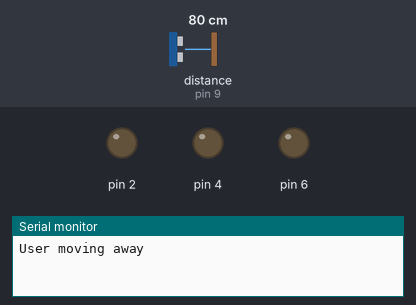
The sketch below on a simulated Arduino Uno, built with avr-gcc and run on an emulated ATmega328P. Parts: output pins drawn as LEDs (lit = HIGH), the last lines printed to the serial monitor. Wiring (inferred from the names in the program): ultrasonic range finder: trigger pin 7; echo pin 9. Inputs (shaded band) come from the test bench; at power-on: distance to the obstacle (sensor on pin 9) 80 cm. The echo pulse lasts 58.3 µs per cm; random numbers use the default seed unless the sketch sets one; pins used as bus, display or sensor lines are not drawn.

Above: at 1.2 s.
1.3 s: distance to the obstacle (sensor on pin 9) set to 70 cm
At 2.3 s:
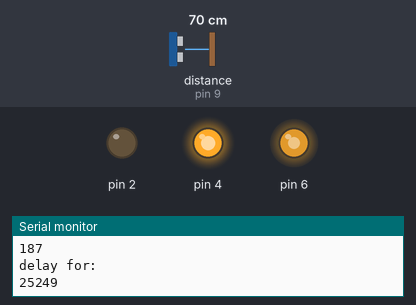
2.8 s: distance to the obstacle (sensor on pin 9) set to 66 cm
5.8 s: distance to the obstacle (sensor on pin 9) set to 59 cm
At 8.7 s:
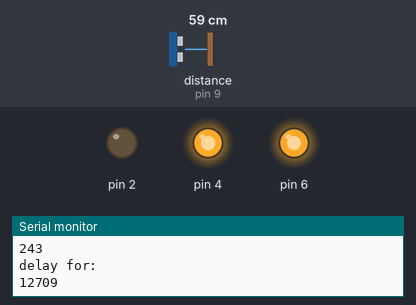
8.8 s: distance to the obstacle (sensor on pin 9) set to 64 cm
At 10.7 s:
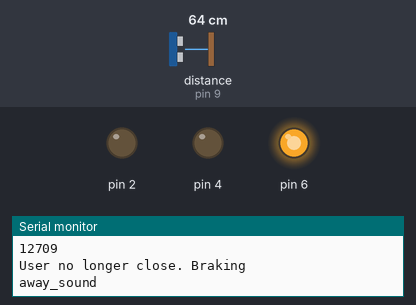
Timing chart, 0 to 12.2 s (numbered marks = the images above; inputs shaded):
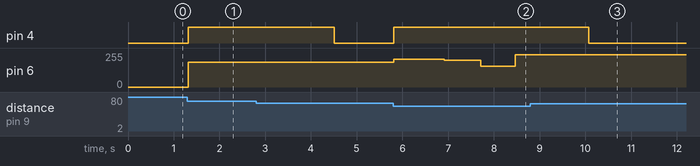

Measured:
- the behaviour switches between 74 and 73 cm on distance to the obstacle (sensor on pin 9) (found by bisection; images 0 and 1)
- the behaviour switches between 64 and 63 cm on distance to the obstacle (sensor on pin 9) (found by bisection; images 1 and 2)
- the behaviour switches between 61 and 62 cm on distance to the obstacle (sensor on pin 9) (found by bisection; images 2 and 3)
- after the input at 1.3 s, pin 4: LOW → HIGH at once; pin 6: 0/255 → 187/255 at once
- after the input at 5.8 s, pin 4: LOW → HIGH at once; pin 6: 187/255 → 209/255 at once, → 200/255 1.1 s later, → 154/255 0.80 s later, → 243/255 0.75 s later
- after the input at 8.8 s, pin 4: HIGH → LOW after 1.3 s

The sketch:

voice_monster_sketch.ino
```cpp
const int pingPin = 7; // Trigger Pin of Ultrasonic Sensor
const int echoPin = 9; // Echo Pin of Ultrasonic Sensor
unsigned long lastMillis = 0;
int lastInches = 0;
bool userWasClose = false;

void setup() {
   Serial.begin(9600); // Starting Serial Terminal
   TCCR0B = TCCR0B & B11111000 | B00000010;
   pinMode(2, OUTPUT);
   pinMode(6, OUTPUT);
   pinMode(4, OUTPUT);

}

void loop() {

   long duration, inches, cm;
   pinMode(pingPin, OUTPUT);
   digitalWrite(pingPin, LOW);
   delayMicroseconds(2);
   digitalWrite(pingPin, HIGH);
   delayMicroseconds(10);
   digitalWrite(pingPin, LOW);
   pinMode(echoPin, INPUT);
   duration = pulseIn(echoPin, HIGH);
   inches = microsecondsToInches(duration);
   if (inches>60){ // heartbeat when no ones close
      lastMillis = heartbeat(lastMillis);
   }
   //cm = microsecondsToCentimeters(duration);
   userWasClose = eventOnCloseProximity(inches, userWasClose);
   if  (! userWasClose){
      lastInches = eventOnDistanceDelta(inches, lastInches);
   }
   delay(100);
}


bool eventOnCloseProximity(long currentInches, bool userWasClose){
  if (currentInches < 24){
    Serial.println("Person Close, going wild");
    digitalWrite(2, LOW); //forward
    digitalWrite(4, HIGH); //forward
    int powernum = random(150, 256);
    long delaynum = random(5000, 15000);
    analogWrite(6, powernum);
    Serial.println("Bump power: ");
    Serial.print(powernum);
    Serial.println();
    Serial.println("delay for: ");
    Serial.print(delaynum);
    Serial.println();
    delay(delaynum);
    if (!userWasClose){
         Serial.println("close_sound");
    }
    userWasClose = true;
 } else if (userWasClose){
      Serial.println("User no longer close. Braking");
      digitalWrite(4, LOW); //brake
      userWasClose = false;
      Serial.println("away_sound");
  }
  return userWasClose;
}

long eventOnDistanceDelta(long currentInches, long lastInches){
  long distanceGained = currentInches - lastInches;

  if (distanceGained > 0){
    Serial.println("User moving away");
  }

  else if (distanceGained < -2 && distanceGained >=-4){
    Serial.println("identified person coming closer, small heartbat");
    Serial.println("closer_sound");
    smallChestBump();
    }


  lastInches = currentInches;
  return lastInches;


}

long heartbeat(long lastmilis){
 if (millis() - lastMillis >= 2*60*1000UL)  // every 30 seconds
  {
   lastMillis = millis();  //get ready for the next iteration
   smallChestBump(); //change to periodic bump
   Serial.println("periodic_sound");
  }
  return lastMillis;

}

void smallChestBump(){
  digitalWrite(2, LOW); //forward
  digitalWrite(4, HIGH); //forward
  int powernum = random(180, 200);
  long delaynum = random(10000, 30000);
  analogWrite(6, powernum);

  Serial.println("Bump power: ");
  Serial.print(powernum);
  Serial.println();
  Serial.println("delay for: ");
  Serial.print(delaynum);
  Serial.println();
  delay(delaynum);
  digitalWrite(4, LOW); //brake
  Serial.println("Bump ended");

}

long microsecondsToInches(long microseconds) {
   return microseconds / 74 / 2;
}

long microsecondsToCentimeters(long microseconds) {
   return microseconds / 29 / 2;
}
```
